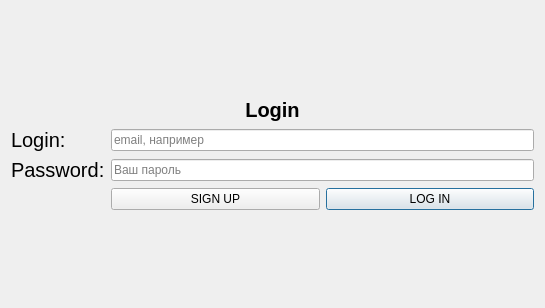
<?xml version="1.0" encoding="UTF-8"?>
<ui version="4.0">
 <class>Dialog</class>
 <widget class="QDialog" name="Dialog">
  <property name="geometry">
   <rect>
    <x>0</x>
    <y>0</y>
    <width>545</width>
    <height>308</height>
   </rect>
  </property>
  <property name="windowTitle">
   <string>Dialog</string>
  </property>
  <property name="styleSheet">
   <string notr="true"/>
  </property>
  <layout class="QGridLayout" name="gridLayout_3">
   <item row="3" column="0">
    <spacer name="verticalSpacer">
     <property name="orientation">
      <enum>Qt::Vertical</enum>
     </property>
     <property name="sizeHint" stdset="0">
      <size>
       <width>20</width>
       <height>40</height>
      </size>
     </property>
    </spacer>
   </item>
   <item row="2" column="0">
    <layout class="QGridLayout" name="gridLayout">
     <item row="1" column="1">
      <widget class="QLineEdit" name="line_password">
       <property name="inputMask">
        <string notr="true"/>
       </property>
       <property name="echoMode">
        <enum>QLineEdit::Password</enum>
       </property>
       <property name="placeholderText">
        <string>Ваш пароль</string>
       </property>
      </widget>
     </item>
     <item row="1" column="0">
      <widget class="QLabel" name="label_password">
       <property name="font">
        <font>
         <pointsize>15</pointsize>
        </font>
       </property>
       <property name="text">
        <string>Password:</string>
       </property>
      </widget>
     </item>
     <item row="0" column="0">
      <widget class="QLabel" name="label_login">
       <property name="font">
        <font>
         <pointsize>15</pointsize>
        </font>
       </property>
       <property name="text">
        <string>Login:</string>
       </property>
      </widget>
     </item>
     <item row="0" column="1">
      <widget class="QLineEdit" name="line_login">
       <property name="placeholderText">
        <string>email, например</string>
       </property>
      </widget>
     </item>
     <item row="2" column="1">
      <layout class="QGridLayout" name="gridLayout_2">
       <item row="0" column="1">
        <widget class="QPushButton" name="sign_in_button">
         <property name="text">
          <string>LOG IN</string>
         </property>
        </widget>
       </item>
       <item row="0" column="0">
        <widget class="QPushButton" name="sign_up_button">
         <property name="text">
          <string>SIGN UP</string>
         </property>
        </widget>
       </item>
      </layout>
     </item>
    </layout>
   </item>
   <item row="0" column="0">
    <spacer name="verticalSpacer_2">
     <property name="orientation">
      <enum>Qt::Vertical</enum>
     </property>
     <property name="sizeHint" stdset="0">
      <size>
       <width>20</width>
       <height>40</height>
      </size>
     </property>
    </spacer>
   </item>
   <item row="1" column="0">
    <widget class="QLabel" name="label">
     <property name="font">
      <font>
       <pointsize>15</pointsize>
       <weight>75</weight>
       <bold>true</bold>
      </font>
     </property>
     <property name="text">
      <string>Login</string>
     </property>
     <property name="alignment">
      <set>Qt::AlignCenter</set>
     </property>
    </widget>
   </item>
  </layout>
 </widget>
 <tabstops>
  <tabstop>line_login</tabstop>
  <tabstop>line_password</tabstop>
  <tabstop>sign_in_button</tabstop>
  <tabstop>sign_up_button</tabstop>
 </tabstops>
 <resources/>
 <connections/>
</ui>
